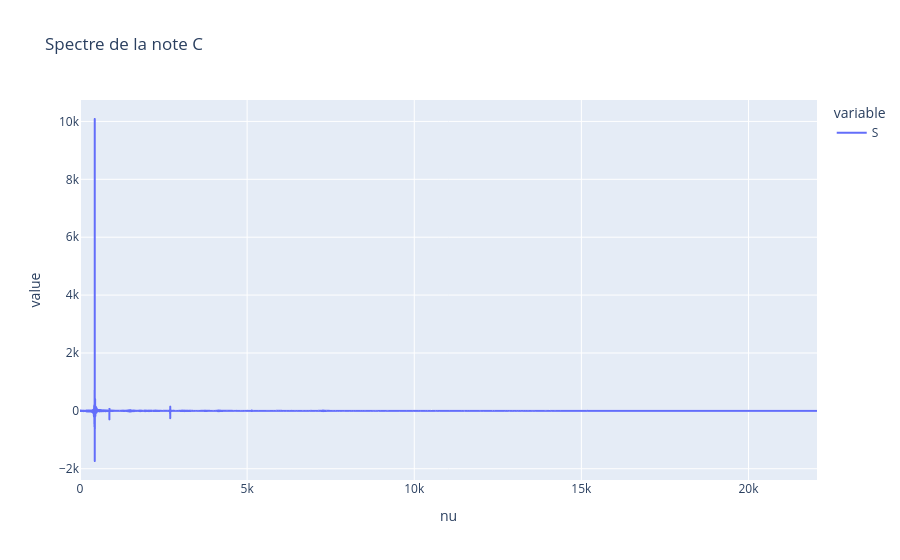
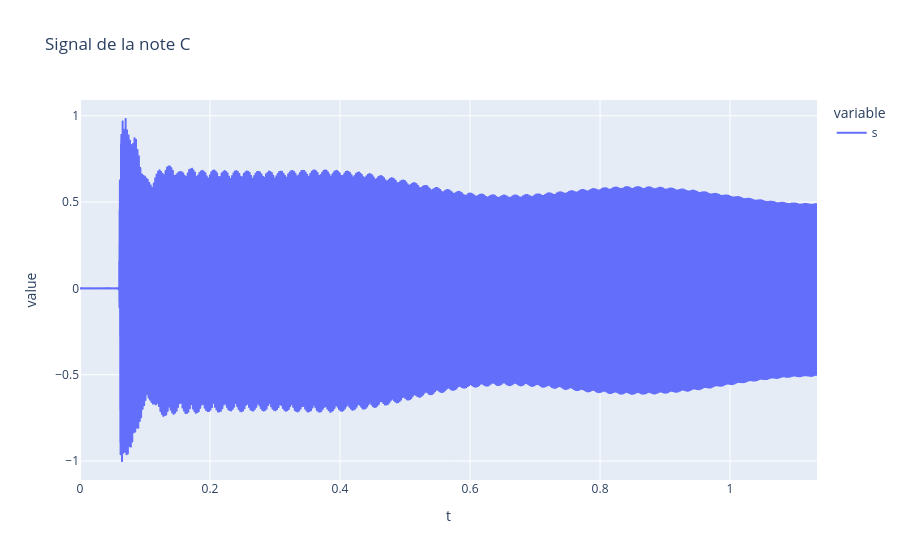

Notebook cell for these charts, in order:
### Code cell
tuning_fork_dict = np.load('tuning_fork_440Hz.npz')
s = tuning_fork_dict['s']
t = tuning_fork_dict['t']

nu, S=san.trans_fourier(s,t)

tracer(nu, {"S": np.imag(S)}, nom_abscisse="nu", titre="Spectre de la note C")
tracer(t, {"s": s}, nom_abscisse="t", titre="Signal de la note C")

### Figure 1 — Plotly figure (JSON) as saved in the notebook; plotly's stock layout.template omitted (floating-point values rounded to 4 significant figures; data arrays with more than 128 entries replaced by an {"elided": "..."} marker saying what was removed)
{"data": [{"hovertemplate": "variable=S<br>nu=%{x}<br>value=%{y}<extra></extra>", "legendgroup": "S", "line": {"color": "#636efa", "dash": "solid"}, "marker": {"symbol": "circle"}, "mode": "lines", "name": "S", "showlegend": true, "type": "scattergl", "x": {"elided": "25000 float values"}, "xaxis": "x", "y": {"elided": "25000 float values"}, "yaxis": "y"}], "layout": {"legend": {"title": {"text": "variable"}, "tracegroupgap": 0}, "title": {"text": "Spectre de la note C"}, "xaxis": {"anchor": "y", "domain": [0, 1], "title": {"text": "nu"}}, "yaxis": {"anchor": "x", "domain": [0, 1], "title": {"text": "value"}}}}

### Figure 2 — Plotly figure (JSON) as saved in the notebook; plotly's stock layout.template omitted (floating-point values rounded to 4 significant figures; data arrays with more than 128 entries replaced by an {"elided": "..."} marker saying what was removed)
{"data": [{"hovertemplate": "variable=s<br>t=%{x}<br>value=%{y}<extra></extra>", "legendgroup": "s", "line": {"color": "#636efa", "dash": "solid"}, "marker": {"symbol": "circle"}, "mode": "lines", "name": "s", "showlegend": true, "type": "scattergl", "x": {"elided": "50000 float values"}, "xaxis": "x", "y": {"elided": "50000 float values"}, "yaxis": "y"}], "layout": {"legend": {"title": {"text": "variable"}, "tracegroupgap": 0}, "title": {"text": "Signal de la note C"}, "xaxis": {"anchor": "y", "domain": [0, 1], "title": {"text": "t"}}, "yaxis": {"anchor": "x", "domain": [0, 1], "title": {"text": "value"}}}}
